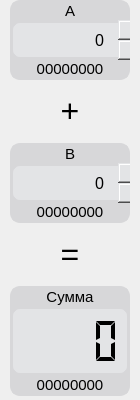
  <widget class="QWidget" name="left" native="true">
   <property name="geometry">
    <rect>
     <x>20</x>
     <y>103</y>
     <width>140</width>
     <height>400</height>
    </rect>
   </property>
   <widget class="QWidget" name="container_A" native="true">
    <property name="geometry">
     <rect>
      <x>10</x>
      <y>0</y>
      <width>120</width>
      <height>80</height>
     </rect>
    </property>
    <property name="styleSheet">
     <string notr="true">QWidget#container_A {
	background-color: #d7d7d9;
	border: 3px solid #d7d7d9;
	border-radius: 10px;
}</string>
    </property>
    <widget class="QSpinBox" name="input_A_decimal">
     <property name="geometry">
      <rect>
       <x>0</x>
       <y>20</y>
       <width>120</width>
       <height>40</height>
      </rect>
     </property>
     <property name="font">
      <font>
       <pointsize>12</pointsize>
       <italic>false</italic>
       <bold>false</bold>
      </font>
     </property>
     <property name="styleSheet">
      <string notr="true">QSpinBox {
	padding: 5px;
	background-color: #e3e4e6;
	border: 3px solid #d7d7d9;
	border-radius: 10px;
}</string>
     </property>
     <property name="wrapping">
      <bool>false</bool>
     </property>
     <property name="frame">
      <bool>false</bool>
     </property>
     <property name="alignment">
      <set>Qt::AlignRight|Qt::AlignTrailing|Qt::AlignVCenter</set>
     </property>
     <property name="buttonSymbols">
      <enum>QAbstractSpinBox::UpDownArrows</enum>
     </property>
     <property name="minimum">
      <number>-128</number>
     </property>
     <property name="maximum">
      <number>255</number>
     </property>
    </widget>
    <widget class="QLabel" name="input_A_binary">
     <property name="geometry">
      <rect>
       <x>0</x>
       <y>59</y>
       <width>120</width>
       <height>20</height>
      </rect>
     </property>
     <property name="font">
      <font>
       <pointsize>11</pointsize>
       <italic>false</italic>
       <bold>false</bold>
      </font>
     </property>
     <property name="styleSheet">
      <string notr="true">font: 11pt &quot;Droid Sans Mono&quot;;</string>
     </property>
     <property name="text">
      <string>&lt;html&gt;&lt;head/&gt;&lt;body&gt;&lt;p&gt;&lt;span style=&quot; font-size:11pt;&quot;&gt;00000000&lt;/span&gt;&lt;/p&gt;&lt;/body&gt;&lt;/html&gt;</string>
     </property>
     <property name="alignment">
      <set>Qt::AlignCenter</set>
     </property>
    </widget>
    <widget class="QLabel" name="A_label">
     <property name="geometry">
      <rect>
       <x>0</x>
       <y>1</y>
       <width>120</width>
       <height>20</height>
      </rect>
     </property>
     <property name="font">
      <font>
       <pointsize>11</pointsize>
       <italic>false</italic>
       <bold>false</bold>
      </font>
     </property>
     <property name="styleSheet">
      <string notr="true">font-size: 11pt;</string>
     </property>
     <property name="text">
      <string>&lt;html&gt;&lt;head/&gt;&lt;body&gt;&lt;p&gt;A&lt;/p&gt;&lt;/body&gt;&lt;/html&gt;</string>
     </property>
     <property name="alignment">
      <set>Qt::AlignCenter</set>
     </property>
    </widget>
   </widget>
   <widget class="QWidget" name="container_result" native="true">
    <property name="geometry">
     <rect>
      <x>10</x>
      <y>286</y>
      <width>120</width>
      <height>110</height>
     </rect>
    </property>
    <property name="styleSheet">
     <string notr="true">QWidget#container_result {
	background-color: #d7d7d9;
	border: 3px solid #d7d7d9;
	border-radius: 10px;
}</string>
    </property>
    <widget class="QLabel" name="sum_binary">
     <property name="geometry">
      <rect>
       <x>0</x>
       <y>89</y>
       <width>120</width>
       <height>20</height>
      </rect>
     </property>
     <property name="font">
      <font>
       <pointsize>11</pointsize>
       <italic>false</italic>
       <bold>false</bold>
      </font>
     </property>
     <property name="styleSheet">
      <string notr="true">font: 11pt &quot;Droid Sans Mono&quot;;</string>
     </property>
     <property name="text">
      <string>&lt;html&gt;&lt;head/&gt;&lt;body&gt;&lt;p&gt;&lt;span style=&quot; font-size:11pt;&quot;&gt;00000000&lt;/span&gt;&lt;/p&gt;&lt;/body&gt;&lt;/html&gt;</string>
     </property>
     <property name="alignment">
      <set>Qt::AlignCenter</set>
     </property>
    </widget>
    <widget class="QFrame" name="sum_frame">
     <property name="geometry">
      <rect>
       <x>0</x>
       <y>20</y>
       <width>120</width>
       <height>70</height>
      </rect>
     </property>
     <property name="styleSheet">
      <string notr="true">QFrame#sum_frame {
	background-color: #e3e4e6;
	border: 3px solid #d7d7d9;
	border-radius: 10px;
}</string>
     </property>
     <property name="frameShape">
      <enum>QFrame::StyledPanel</enum>
     </property>
     <property name="frameShadow">
      <enum>QFrame::Raised</enum>
     </property>
     <widget class="QLCDNumber" name="sum_decimal">
      <property name="geometry">
       <rect>
        <x>10</x>
        <y>10</y>
        <width>100</width>
        <height>50</height>
       </rect>
      </property>
      <property name="styleSheet">
       <string notr="true"/>
      </property>
      <property name="frameShape">
       <enum>QFrame::NoFrame</enum>
      </property>
      <property name="digitCount">
       <number>4</number>
      </property>
      <property name="segmentStyle">
       <enum>QLCDNumber::Flat</enum>
      </property>
     </widget>
    </widget>
    <widget class="QLabel" name="sum_label">
     <property name="geometry">
      <rect>
       <x>0</x>
       <y>1</y>
       <width>120</width>
       <height>20</height>
      </rect>
     </property>
     <property name="font">
      <font>
       <pointsize>11</pointsize>
       <italic>false</italic>
       <bold>false</bold>
      </font>
     </property>
     <property name="styleSheet">
      <string notr="true">font-size: 11pt;</string>
     </property>
     <property name="text">
      <string>&lt;html&gt;&lt;head/&gt;&lt;body&gt;&lt;p&gt;Сумма&lt;/p&gt;&lt;/body&gt;&lt;/html&gt;</string>
     </property>
     <property name="alignment">
      <set>Qt::AlignCenter</set>
     </property>
    </widget>
   </widget>
   <widget class="QLabel" name="plus_sign">
    <property name="geometry">
     <rect>
      <x>10</x>
      <y>81</y>
      <width>120</width>
      <height>61</height>
     </rect>
    </property>
    <property name="text">
     <string>&lt;html&gt;&lt;head/&gt;&lt;body&gt;&lt;p&gt;&lt;span style=&quot; font-size:24pt;&quot;&gt;+&lt;/span&gt;&lt;/p&gt;&lt;/body&gt;&lt;/html&gt;</string>
    </property>
    <property name="alignment">
     <set>Qt::AlignCenter</set>
    </property>
   </widget>
   <widget class="QWidget" name="container_B" native="true">
    <property name="geometry">
     <rect>
      <x>10</x>
      <y>143</y>
      <width>120</width>
      <height>80</height>
     </rect>
    </property>
    <property name="styleSheet">
     <string notr="true">QWidget#container_B {
	background-color: #d7d7d9;
	border: 3px solid #d7d7d9;
	border-radius: 10px;
}</string>
    </property>
    <widget class="QSpinBox" name="input_B_decimal">
     <property name="geometry">
      <rect>
       <x>0</x>
       <y>20</y>
       <width>120</width>
       <height>40</height>
      </rect>
     </property>
     <property name="font">
      <font>
       <pointsize>12</pointsize>
       <italic>false</italic>
       <bold>false</bold>
      </font>
     </property>
     <property name="styleSheet">
      <string notr="true">QSpinBox {
	padding: 5px;
	background-color: #e3e4e6;
	border: 3px solid #d7d7d9;
	border-radius: 10px;
}</string>
     </property>
     <property name="wrapping">
      <bool>false</bool>
     </property>
     <property name="frame">
      <bool>false</bool>
     </property>
     <property name="alignment">
      <set>Qt::AlignRight|Qt::AlignTrailing|Qt::AlignVCenter</set>
     </property>
     <property name="buttonSymbols">
      <enum>QAbstractSpinBox::UpDownArrows</enum>
     </property>
     <property name="minimum">
      <number>-128</number>
     </property>
     <property name="maximum">
      <number>255</number>
     </property>
    </widget>
    <widget class="QLabel" name="input_B_binary">
     <property name="geometry">
      <rect>
       <x>0</x>
       <y>59</y>
       <width>120</width>
       <height>20</height>
      </rect>
     </property>
     <property name="font">
      <font>
       <pointsize>11</pointsize>
       <italic>false</italic>
       <bold>false</bold>
      </font>
     </property>
     <property name="styleSheet">
      <string notr="true">font: 11pt &quot;Droid Sans Mono&quot;;</string>
     </property>
     <property name="text">
      <string>&lt;html&gt;&lt;head/&gt;&lt;body&gt;&lt;p&gt;&lt;span style=&quot; font-size:11pt;&quot;&gt;00000000&lt;/span&gt;&lt;/p&gt;&lt;/body&gt;&lt;/html&gt;</string>
     </property>
     <property name="alignment">
      <set>Qt::AlignCenter</set>
     </property>
    </widget>
    <widget class="QLabel" name="B_label">
     <property name="geometry">
      <rect>
       <x>0</x>
       <y>1</y>
       <width>120</width>
       <height>20</height>
      </rect>
     </property>
     <property name="font">
      <font>
       <pointsize>11</pointsize>
       <italic>false</italic>
       <bold>false</bold>
      </font>
     </property>
     <property name="styleSheet">
      <string notr="true">font-size: 11pt;</string>
     </property>
     <property name="text">
      <string>&lt;html&gt;&lt;head/&gt;&lt;body&gt;&lt;p&gt;B&lt;/p&gt;&lt;/body&gt;&lt;/html&gt;</string>
     </property>
     <property name="alignment">
      <set>Qt::AlignCenter</set>
     </property>
    </widget>
   </widget>
   <widget class="QLabel" name="equal_sign">
    <property name="geometry">
     <rect>
      <x>10</x>
      <y>224</y>
      <width>120</width>
      <height>61</height>
     </rect>
    </property>
    <property name="text">
     <string>&lt;html&gt;&lt;head/&gt;&lt;body&gt;&lt;p&gt;&lt;span style=&quot; font-size:24pt;&quot;&gt;=&lt;/span&gt;&lt;/p&gt;&lt;/body&gt;&lt;/html&gt;</string>
    </property>
    <property name="alignment">
     <set>Qt::AlignCenter</set>
    </property>
   </widget>
  </widget>
